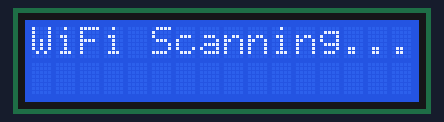
A sketch run on a simulated ESP32. Parts: 16×2 character LCD. A WiFi scan finds three made-up networks.

Above: at 0.1 s.
At 3.1 s:
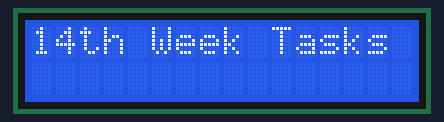
At 5.2 s:
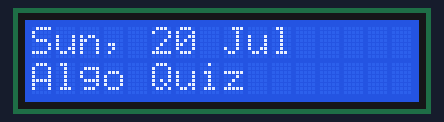
At 11.2 s:
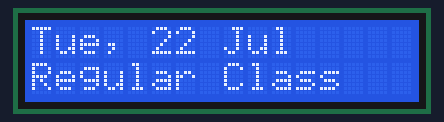
At 20.3 s:
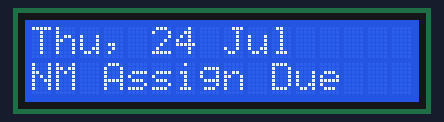
At 38.5 s:
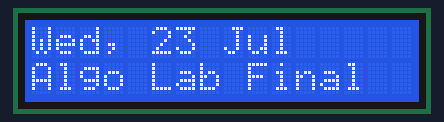

The sketch:

Week14_Routine.ino
```cpp
#include<Wire.h>
#include<WiFi.h>
#include<LiquidCrystal_I2C.h>
LiquidCrystal_I2C lcd(0x27, 16, 2);

String dates[] =
{
  "Sun, 20 Jul",
  "Mon, 21 Jul",
  "Tue, 22 Jul",
  "Wed, 23 Jul",
  "Wed, 23 Jul",
  "Thu, 24 Jul",
  "Thu, 24 Jul",
  "Thu, 24 Jul",
};

String tasks[] =
{
  "Algo Quiz",
  "NM Lab Final",
  "Regular Class",
  "Algo Lab Final",
  "Math Assign Due",
  "NM Assign Due",
  "GED Assign Due",
  "Math CT"
};


int n = 8;

void setup()
{
  lcd.init();
  lcd.backlight();

  lcd.print("WiFi Scanning...");
  delay(1000);

  int x = WiFi.scanNetworks();

  lcd.clear();
  if(x==0)
  {
    lcd.setCursor(0,0);
    lcd.print("No WiFi found");
    delay(1000);
  }

  lcd.clear();
  lcd.setCursor(0,0);
  lcd.print("14th Week Tasks ");
  delay(2000);
}

void loop()
{
  for(int i=0; i<n;i++)
  {
    lcd.clear();
    lcd.setCursor(0,0);
    lcd.print(dates[i]);

    lcd.setCursor(0,1);
    lcd.print(tasks[i]);
    delay(3000);
  }
}
```

Measured:
- what the display in image 1 shows lasts 2.0 s, from 3.1 s to 5.1 s
- what the display in image 2 shows lasts 3.0 s, from 5.1 s to 8.1 s
